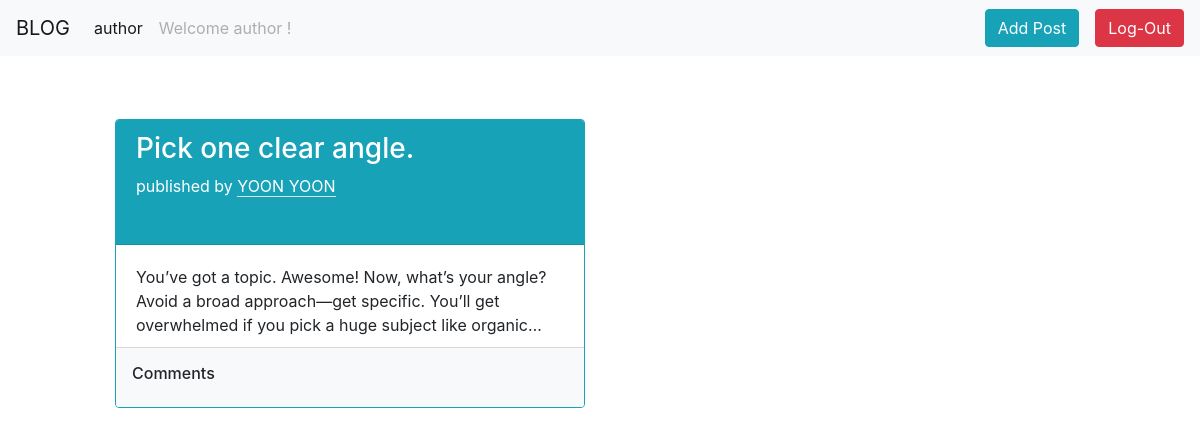
/post.php?uid=9 (signed in), run on the app's committed database.
### tables this page shows
CREATE TABLE `posts` (
  `id` int(11) NOT NULL,
  `title` varchar(255) NOT NULL,
  `body` varchar(255) NOT NULL,
  `created_date_time` timestamp NOT NULL DEFAULT current_timestamp(),
  `user_id` int(11) NOT NULL,
  `updated_date_time` timestamp NOT NULL DEFAULT current_timestamp() ON UPDATE current_timestamp()
);

CREATE TABLE `users` (
  `id` int(11) NOT NULL,
  `name` varchar(100) NOT NULL,
  `email` varchar(100) NOT NULL,
  `password` varchar(100) NOT NULL,
  `created_date_time` timestamp NOT NULL DEFAULT current_timestamp(),
  `updated_date_time` timestamp NOT NULL DEFAULT current_timestamp() ON UPDATE current_timestamp()
);

### post.php (the view, shortened to what this page needs)
<?php
$role="";$username="";
if(isset($_SESSION['row']) && isset($_SESSION['username'])){
  $role=$_SESSION['row'];
}
else {
  $role="Position";
  $username="";
}
?>
<!DOCTYPE html>
<html lang="en">
<head>
  <link rel="stylesheet" href="https://cdnjs.cloudflare.com/ajax/libs/font-awesome/4.7.0/css/font-awesome.min.css">
  <link rel="stylesheet" href="css/bootstrap.min.css">
  <link rel="stylesheet" href="css/style.css">
</head>
<body id="home">
<form action="post.php" method="post">
  <nav class="navbar navbar-expand-lg navbar-light fixed-top bg-light">
  <?php
       if(isset($_SESSION['username'])){
        if($role=="admin"){
          echo '<a class="navbar-brand" href="admin/index.php">BLOG</a>';
        }
        else{
          echo '<a class="navbar-brand" href="admin/post-list.php">BLOG</a>';
        }
       }
       else{
        echo '<a class="navbar-brand" href="index.php">BLOG</a>';
       }
  ?>
    <div class="collapse navbar-collapse" id="navbarSupportedContent">
      <ul class="navbar-nav mr-auto">
        <li class="nav-item active">
          <a class="nav-link" href="#"><?php echo $role?> <span class="sr-only">(current)</span></a>
        </li>
        <li class="nav-item">
          <a class="nav-link disabled" href="#" tabindex="-1" aria-disabled="true">Welcome <?php echo $role?> !</a>
        </li>
      </ul>
      <form class="form-inline my-2 my-lg-0">
      <?php
            if(isset($_SESSION['username'])){
              if($role=="author")
              {
                echo '<a href="admin/post-create.php" class="btn btn-info search offset-1">Add Post</a>';
              }
              echo '<a href="admin/logout.php" class="btn btn-danger ml-3" >Log-Out</a>';
            }
            else{
              echo '<a href="admin/login.php" class="btn btn-info" >Log-In</a>';
            }
      ?>
      </form>
    </div>
  </nav>
<div class="container col-lg-10 col-sm-12 col-12 main">
  <div class="row row-cols-1 row-cols-md-2">
  <?php
    require('connect.php');
    $userid=$_GET['uid'];
    $post_result = mysqli_query($db, "SELECT posts.*,users.name FROM posts LEFT JOIN users ON posts.user_id=users.id WHERE posts.user_id=$userid ORDER BY updated_date_time DESC");
    while($postrow = mysqli_fetch_assoc($post_result)):
    ?>
    <div class="col mb-4">
    <div class="card mt-4 border-info h-100">
    <div class="card-header bg-info text-white h-50">
        <a href="post-detail.php?pid=<?php echo $postrow['id']?>"><h3 class="text-white"><?php echo $postrow['title']?> </h3></a>
        <span class="blog-username">published by <a href="post.php?uid=<?php echo $postrow['user_id']?>" class="text-white border-bottom"><?php echo $postrow['name']?></a></span>
    </div>
    <div class="card-body">
      <p class="card-text"><?php echo $postrow['body']?></p>
    </div>
    <form method="POST">
      <div class="card-comment p-3 bg-light card-footer">
          <span><h6>Comments</h6></span>
        </form>
      </div>
    </div>
    </div>
    <?php endwhile;?>
    </div>
</form>
</body>
</html>

### css/style.css (style rules this page uses)
#home .main { margin-top: 95px; }
#home .card-body p { overflow: hidden; text-overflow: ellipsis; display: -webkit-box; -webkit-line-clamp: 3; -webkit-box-orient: vertical; }

### data on the page
posts: title "Pick one clear angle.", user.name "YOON YOON", body "You’ve got a topic. Awesome! Now, what’s your angle? Avoid a broad approach—get specific. You’ll get overwhelmed if you pick a huge subject like…"

### other printed values
$role "author"
